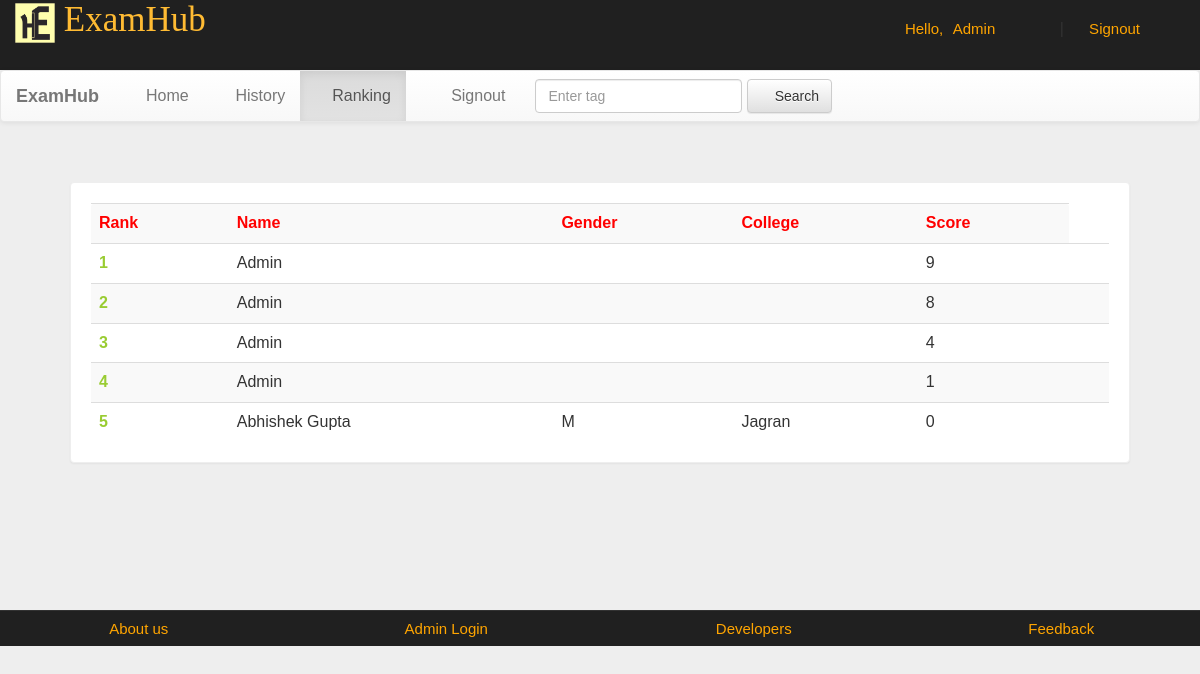
Screenshot of /account.php?q=3 (signed in) with the database file from the repository.
### tables this page shows
CREATE TABLE `rank` (
  `email` varchar(50) NOT NULL,
  `score` int(11) NOT NULL,
  `time` timestamp NOT NULL DEFAULT current_timestamp() ON UPDATE current_timestamp()
);

CREATE TABLE `user` (
  `name` varchar(50) NOT NULL,
  `gender` varchar(5) NOT NULL,
  `college` varchar(100) NOT NULL,
  `email` varchar(50) NOT NULL,
  `mob` bigint(20) NOT NULL,
  `password` varchar(50) NOT NULL
);

### account.php (the view, shortened to what this page needs)
<!DOCTYPE html PUBLIC "-//W3C//DTD XHTML 1.0 Transitional//EN" "http://www.w3.org/TR/xhtml1/DTD/xhtml1-transitional.dtd">
<html xmlns="http://www.w3.org/1999/xhtml">
<head>
<link  rel="stylesheet" href="css/bootstrap.min.css"/>
 <link  rel="stylesheet" href="css/bootstrap-theme.min.css"/>
 <link rel="stylesheet" href="css/main.css">
 <link  rel="stylesheet" href="css/font.css">
</head>
<body>
<div class="header">
<div class="row">
<div class="col-lg-6">
<span class="logo"><a href="index.php"><img src="image/logo.png" height="40px" width="40px"></a> ExamHub </span></div>
<div class="col-md-4 col-md-offset-2">
 <?php
 include_once 'dbConnection.php';
  if(!(isset($_SESSION['email']))){
header("location:index.php");
}
else
{
$name = $_SESSION['name'];
echo '<span class="pull-right top title1" ><span class="log1"><span class="glyphicon glyphicon-user" aria-hidden="true"></span>&nbsp;&nbsp;&nbsp;&nbsp;Hello,</span> <a href="account.php?q=1" class="log log1">'.$name.'</a>&nbsp;|&nbsp;<a href="logout.php?q=account.php" class="log"><span class="glyphicon glyphicon-log-out" aria-hidden="true"></span>&nbsp;Signout</button></a></span>';
}?>
</div>
</div></div>
<div class="bg">
<nav class="navbar navbar-default title1">
  <div class="container-fluid">
    <div class="navbar-header">
      <a class="navbar-brand" href="index.php"><b> ExamHub </b></a>
    </div>
    <div class="collapse navbar-collapse" id="bs-example-navbar-collapse-1">
      <ul class="nav navbar-nav">
        <li <?php if(@$_GET['q']==1) echo'class="active"'; ?> ><a href="account.php?q=1"><span class="glyphicon glyphicon-home" aria-hidden="true"></span>&nbsp;Home<span class="sr-only">(current)</span></a></li>
        <li <?php if(@$_GET['q']==2) echo'class="active"'; ?>><a href="account.php?q=2"><span class="glyphicon glyphicon-list-alt" aria-hidden="true"></span>&nbsp;History</a></li>
		<li <?php if(@$_GET['q']==3) echo'class="active"'; ?>><a href="account.php?q=3"><span class="glyphicon glyphicon-stats" aria-hidden="true"></span>&nbsp;Ranking</a></li>
		<li class="pull-right"> <a href="logout.php?q=account.php"><span class="glyphicon glyphicon-log-out" aria-hidden="true"></span>&nbsp;&nbsp;&nbsp;&nbsp;Signout</a></li>
		</ul>
            <form class="navbar-form navbar-left" role="search">
        <div class="form-group">
          <input type="text" class="form-control" placeholder="Enter tag ">
        </div>
        <button type="submit" class="btn btn-default"><span class="glyphicon glyphicon-search" aria-hidden="true"></span>&nbsp;Search</button>
      </form>
      </div>
  </div>
</nav>
<div class="container">
<div class="row">
<div class="col-md-12">
<?php
if(@$_GET['q']== 3)
{
$q=mysqli_query($con,"SELECT * FROM rank  ORDER BY score DESC " )or die('Error223');
echo  '<div class="panel title"><div class="table-responsive">
<table class="table table-striped title1" >
<tr style="color:red"><td><b>Rank</b></td><td><b>Name</b></td><td><b>Gender</b></td><td><b>College</b></td><td><b>Score</b></td></tr>';
$c=0;
while($row=mysqli_fetch_array($q) )
{
$e=$row['email'];
$s=$row['score'];
$q12=mysqli_query($con,"SELECT * FROM user WHERE email='$e' " )or die('Error231');
while($row=mysqli_fetch_array($q12) )
{
$name=$row['name'];
$gender=$row['gender'];
$college=$row['college'];
}
$c++;
echo '<tr><td style="color:#99cc32"><b>'.$c.'</b></td><td>'.$name.'</td><td>'.$gender.'</td><td>'.$college.'</td><td>'.$s.'</td><td>';
}
echo '</table></div></div>';}
?>
</div></div></div></div>
<div class="row footer">
<div class="col-md-3 box">
<a href="http://www.projectworlds.in/online-examination" target="_blank">About us</a>
</div>
<div class="col-md-3 box">
<a href="#" data-toggle="modal" data-target="#login">Admin Login</a></div>
<div class="col-md-3 box">
<a href="#" data-toggle="modal" data-target="#developers">Developers</a>
</div>
<div class="col-md-3 box">
<a href="feedback.php" target="_blank">Feedback</a></div></div>
</body>
</html>

### css/main.css (style rules this page uses)
body { overflow-x:hidden; width:100%; font: 15px "Century Gothic", "Times Roman", sans-serif; background:#eee; min-height:550px; background-attachment:fixed; }
.bg { min-height:540px; }
.panel { border-color:#eee; margin:40px; padding:20px; font: 15px "Century Gothic", "Times Roman", sans-serif; }
.title { font-family:'typo'; }
.header { background:#202020; height:70px; }
.logo { font-family:'typo'; font-size:35px; color:#ffbb33; margin:15px; }
.title1 { font: 16px "Century Gothic", "Times Roman", sans-serif; }
.footer { font-size:15px; text-align:center; border-top:1px solid; border-color:#323232; background-color:#202020; }
.footer a { margin:25px; color:orange; text-decoration:none; font: 15px "Century Gothic", "Times Roman", sans-serif; }
.box { padding:9px; }
.top { margin-top:20px; }
.log1 { font: 15px 'Ubuntu', sans-serif; color:orange; margin-left:10px; }
.log { margin:10px; margin-right:60px; margin-left:5px; color:orange; text-decoration:none; font-size:20px; font-size:15px; }

### rows the page displays
rank: score "9"
rank: score "8"
rank: score "4"
rank: score "1"
rank: user.name "Abhishek Gupta", user.gender "M", user.college "Jagran", score "0"

### other values shown
$name "Admin"
